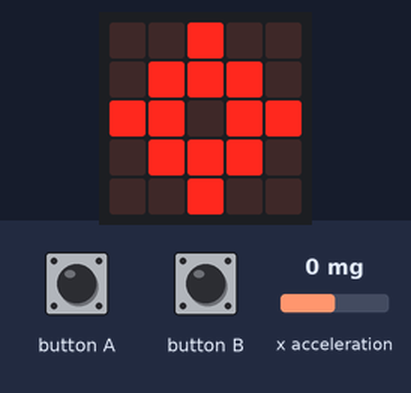
This program was run on a simulated BBC micro:bit running MicroPython. Shown: the board's 5×5 LED display. The inputs (shaded band) are chosen by the test bench; at power-on: x acceleration 0 mg.

Above: at 1.2 s.
1.3 s: button A pressed for 0.15 s
At 1.7 s:
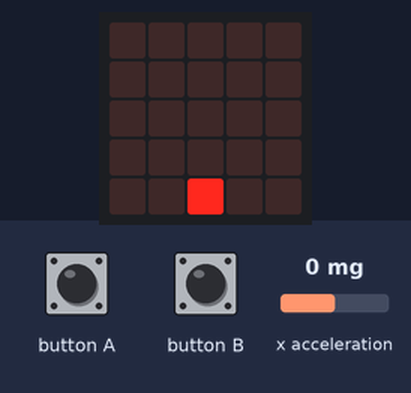
2.9 s: x acceleration set to -1440 mg
At 3.5 s:
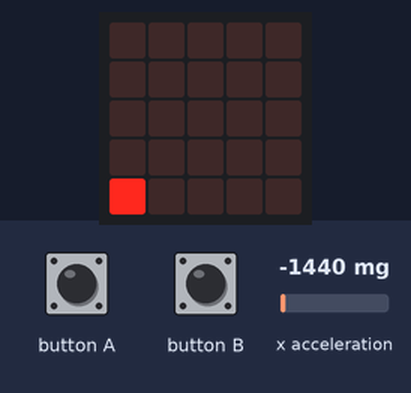
4.6 s: x acceleration set to -1 mg
6.1 s: x acceleration set to 2 mg
At 7.3 s:
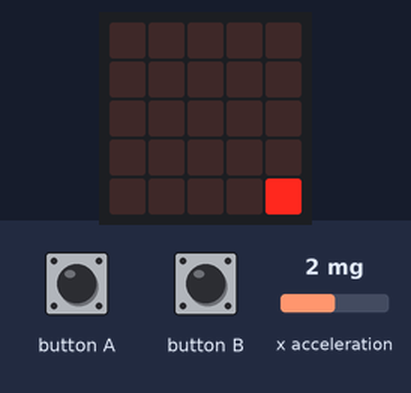
8.1 s: x acceleration set to -750 mg
At 8.28 s:
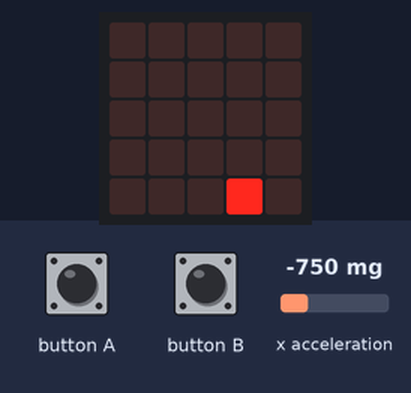
10.1 s: x acceleration set to 750 mg
At 10.28 s:
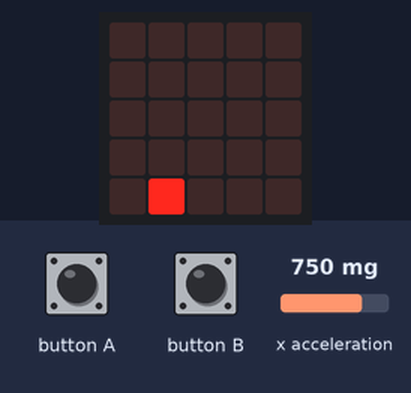
Timing chart, 0 to 13.1 s (numbered marks = the images above; inputs shaded):
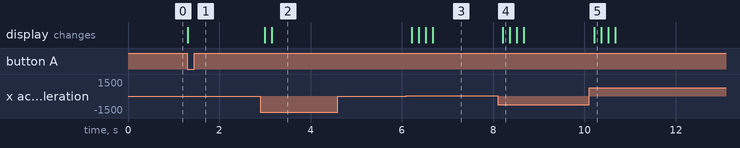

The program:

invaders_5.py
```python
from microbit import *

MIN_COORD = 0
MAX_COORD = 4


def wait_for_button():
    while not (button_a.was_pressed() or button_b.was_pressed()):
        sleep(1)

# tag::move[]
def move(sprite, x, y):
    # Simple helper function to increment x & y values in tuples (x, y),
    # returning the new values as a tuple.
    return (sprite[0] + x, sprite[1] + y)
# end::move[]


class Game:

    def reset(self):
        # Initial values
        self.x = 2

        self.missiles = []  # list of missile positions

    def handle_input(self):
        acc_x = accelerometer.get_x()

        if acc_x < -0:
            self.x -= 1
        if acc_x > 0:
            self.x += 1

        # Constrain to width of the display.
        if self.x > MAX_COORD:
            self.x = MAX_COORD

        if self.x < MIN_COORD:
            self.x = MIN_COORD

        if button_a.was_pressed():
            # Add missile at our current position.
            self.missiles.append((self.x, 4))

    # tag::move_missiles[]
    def move_missiles(self):
        # Advance positions of missiles (upwards)
        self.missiles = [move(missile, 0, -1) for missile in self.missiles]
    # end::move_missiles[]

    def draw(self):
        display.clear()

        # Draw the missile positions.
        for pos in self.missiles:
            display.set_pixel(pos[0], pos[1], 5)

        display.set_pixel(self.x, 4, 9)

    def game_over(self):
        return False


display.show(Image.TARGET)
wait_for_button()

game = Game() # Create our game object.
game.reset() # Reset the game state.

# tag::main_loop[]
while not game.game_over():
    game.handle_input()
    game.move_missiles()
    game.draw()
    sleep(150)
# end::main_loop[]
```

Measured:
- the behaviour switches between 0 and 1 mg on x acceleration (found by bisection; images 2 and 3)
- after the input at 1.3 s, the display: changes at once (image 1)
- after the input at 2.9 s, the display: first changes after 0.09 s (image 2 shows a later state)
- after the input at 4.6 s, every drawn part: stays the same
- after the input at 6.1 s, the display: first changes after 0.12 s (image 3 shows a later state)
- after the input at 8.1 s, the display: changes after 0.11 s (image 4)
- after the input at 10.1 s, the display: changes after 0.11 s (image 5)
